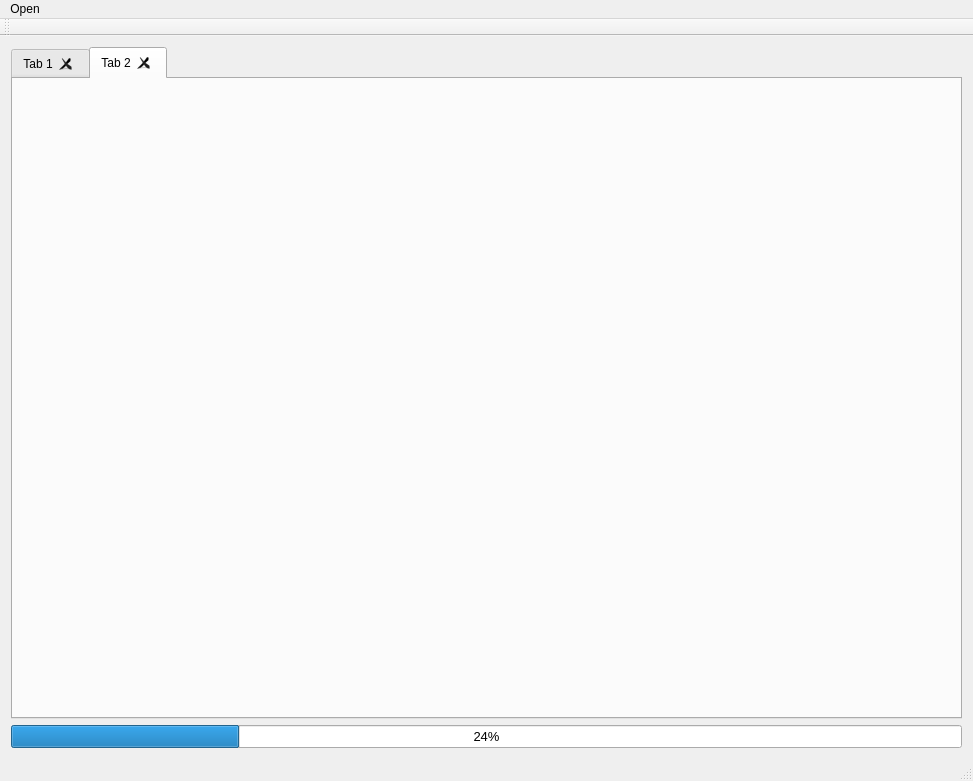
<?xml version="1.0" encoding="UTF-8"?>
<ui version="4.0">
 <class>MainWindow</class>
 <widget class="QMainWindow" name="MainWindow">
  <property name="geometry">
   <rect>
    <x>0</x>
    <y>0</y>
    <width>973</width>
    <height>781</height>
   </rect>
  </property>
  <property name="windowTitle">
   <string>MainWindow</string>
  </property>
  <widget class="QWidget" name="centralWidget">
   <layout class="QVBoxLayout" name="verticalLayout_2">
    <item>
     <widget class="QTabWidget" name="tabWidget">
      <property name="currentIndex">
       <number>1</number>
      </property>
      <property name="tabsClosable">
       <bool>true</bool>
      </property>
      <property name="movable">
       <bool>false</bool>
      </property>
      <widget class="QWidget" name="tab">
       <attribute name="title">
        <string>Tab 1</string>
       </attribute>
      </widget>
      <widget class="QWidget" name="tab_2">
       <attribute name="title">
        <string>Tab 2</string>
       </attribute>
      </widget>
     </widget>
    </item>
    <item>
     <widget class="QProgressBar" name="progressBar">
      <property name="sizePolicy">
       <sizepolicy hsizetype="Minimum" vsizetype="Fixed">
        <horstretch>0</horstretch>
        <verstretch>0</verstretch>
       </sizepolicy>
      </property>
      <property name="maximumSize">
       <size>
        <width>16777215</width>
        <height>16777215</height>
       </size>
      </property>
      <property name="font">
       <font>
        <pointsize>10</pointsize>
       </font>
      </property>
      <property name="layoutDirection">
       <enum>Qt::LeftToRight</enum>
      </property>
      <property name="value">
       <number>24</number>
      </property>
      <property name="textVisible">
       <bool>true</bool>
      </property>
      <property name="invertedAppearance">
       <bool>false</bool>
      </property>
     </widget>
    </item>
   </layout>
  </widget>
  <widget class="QMenuBar" name="menuBar">
   <property name="geometry">
    <rect>
     <x>0</x>
     <y>0</y>
     <width>973</width>
     <height>25</height>
    </rect>
   </property>
   <widget class="QMenu" name="menuFile">
    <property name="title">
     <string>Open</string>
    </property>
    <addaction name="actionOpen"/>
    <addaction name="actionDirectory"/>
   </widget>
   <addaction name="menuFile"/>
  </widget>
  <widget class="QStatusBar" name="statusBar"/>
  <widget class="QToolBar" name="mainToolBar">
   <attribute name="toolBarArea">
    <enum>TopToolBarArea</enum>
   </attribute>
   <attribute name="toolBarBreak">
    <bool>false</bool>
   </attribute>
  </widget>
  <action name="actionOpen">
   <property name="text">
    <string>File(s)</string>
   </property>
  </action>
  <action name="actionDirectory">
   <property name="text">
    <string>Directory</string>
   </property>
  </action>
 </widget>
 <layoutdefault spacing="6" margin="11"/>
 <resources/>
 <connections/>
</ui>
